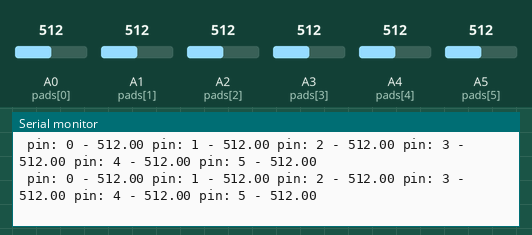
A sketch run on a simulated Arduino Uno, built with avr-gcc and run on an emulated ATmega328P. Parts: the last lines printed to the serial monitor. The inputs (shaded band) are chosen by the test bench; at power-on: A0 (pads[0]) = 512, A1 (pads[1]) = 512, A2 (pads[2]) = 512, A3 (pads[3]) = 512, A4 (pads[4]) = 512, A5 (pads[5]) = 512.

Above: at 1.2 s.
1.3 s: A0 (pads[0]) set to 104
At 2.3 s:
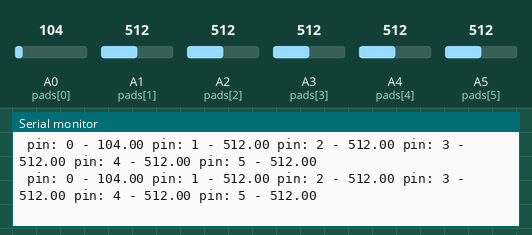
4.3 s: A0 (pads[0]) set to 93
At 5.0 s:
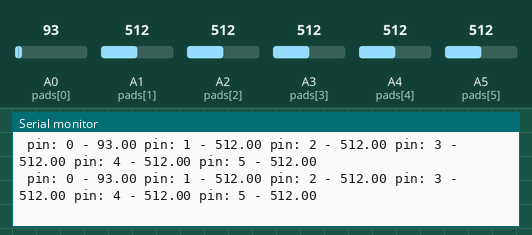
7.3 s: A1 (pads[1]) set to 106
At 8.1 s:
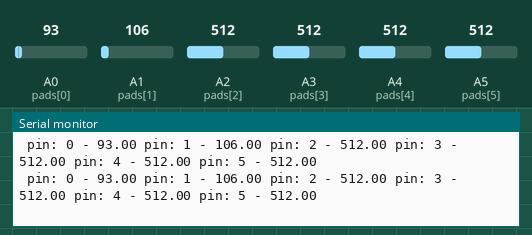
10.3 s: A1 (pads[1]) set to 95
At 11.4 s:
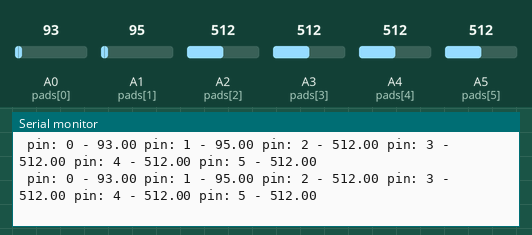
Timing chart, 0 to 13.3 s (numbered marks = the images above; inputs shaded):
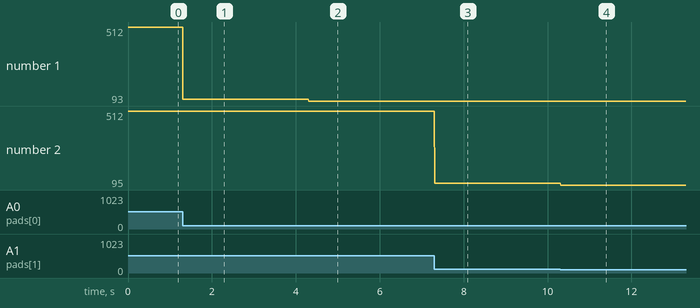

The sketch:

AnalogMidiController.ino
```cpp
/*
@author NerdItYourself
@version 1.0, 05/10/2016
*/


// MIDI channel from 0 to 15
#define  midichannel 1
#define nPad 6
// Note: we use the same trasmitter pin for all the sensor in order to use less digital pin.


// Note: change array size according to the number of resistive sensor that you want to manage.

byte Notes[nPad] = {67, 71 , 64, 66};                // MIDI notes associated with each sensor. Change these values to send other notes.
int Threshold[nPad] = {128, 128, 128, 128};      // Value that each sensor has to overcome to send a note
boolean VelocityFlag  = false;                    // Velocity ON (true) or OFF (false)

boolean activePad[nPad] = {0,0,0,0};                   // Array of flags indicating wich sensor is currently playing
int PinPlayTime[nPad] = {0,0,0,0};                     // Counter since a note started to play
int MaxTime[nPad] = {0,0,0,0};                      // Cycles before a 2nd hit is allowed

byte status1;                                     // byte that we will use to compose a part of the MIDI message

int pads[6] = {A0,A1,A2,A3,A4,A5};

int pin = 0;
int velocity = 0;

bool debug = true; // Set this flag to true if you want to read cap sense values in Serila Monitor to check if everything is working properly


void setup()
{
  // Initialize serial port (we will use serial to debug our code and then to send midi commands)
  Serial.begin(115200);
}

void loop()
{
  if(debug)
  {
    Serial.println("");
  }

  for(int pin=0; pin < nPad; pin++)
  {
     float resValue = analogRead(pads[pin]); // Read value of the resistive sensor
     if(debug)
     {
      Serial.print(" pin: ");
      Serial.print(pin);
      Serial.print(" - ");
      Serial.print(resValue);
     }

    // Check if cap. sensor value is above the threshold
    if((resValue > Threshold[pin]))
    {
      if((activePad[pin] == false))
      {
        if(VelocityFlag == true)
        {
          velocity = (resValue / 8) -1 ;
        }
        else
        {
          velocity = 127;
        }

        MIDI_TX(144, Notes[pin], velocity); //note on (144 is signal for note on)

        PinPlayTime[pin] = 0;
        activePad[pin] = true;
      }
      else
      {
        PinPlayTime[pin] = PinPlayTime[pin] + 1;
      }
    }
    else if(activePad[pin] == true)
    {
      PinPlayTime[pin] = PinPlayTime[pin] + 1;
      if(PinPlayTime[pin] > MaxTime[pin])
      {
        activePad[pin] = false;
        MIDI_TX(128, Notes[pin],0); //note off (128 is signal for note on)
      }
    }
  }
 }


//*******************************************************************************************************************
// Transmit MIDI Message
//*******************************************************************************************************************
void MIDI_TX(byte MESSAGE, byte PITCH, byte VELOCITY)
{
  if(!debug)
  {
    status1 = MESSAGE + midichannel;    // The first byte we have to send contains information about the command (note on ,note off, etc..) and the channel were we want to send the message
    Serial.write(status1);
    Serial.write(PITCH);                // The second byte of the message contains the pitch
    Serial.write(VELOCITY);             // The last byte of the message contatins the velocity of the note
  }

}
```

Measured:
- after the input at 1.3 s, the serial monitor: prints a new line at once (image 1)
- after the input at 4.3 s, the serial monitor: prints a new line at once (image 2)
- after the input at 7.3 s, the serial monitor: prints a new line at once (image 3)
- after the input at 10.3 s, the serial monitor: prints a new line at once (image 4)
- plotted number 1: 512 → 104 after the input at 1.3 s, 104 → 93 after the input at 4.3 s
- plotted number 2: 512 → 106 after the input at 7.3 s, 106 → 95 after the input at 10.3 s
